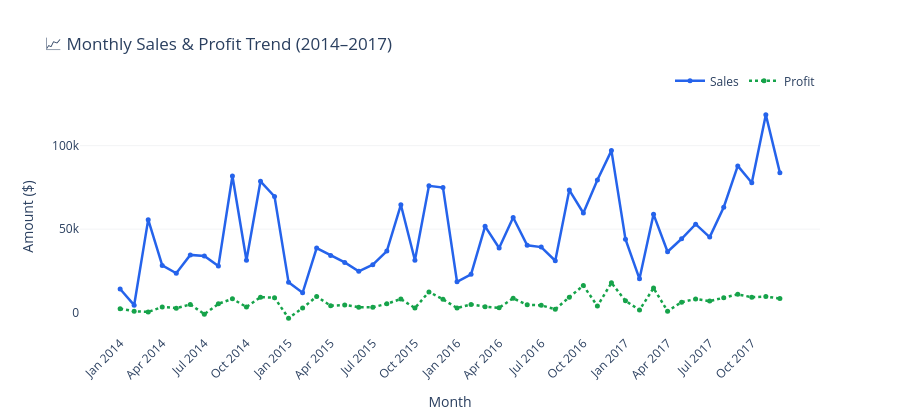

The cell this chart's notebook holds for it:
### Markdown cell above
### 5.1 Sales & Profit Trend Over Time  
**Question:** How did sales and profit evolve from 2014 to 2017?

### Code cell
# ── Monthly trend ─────────────────────────────────────────────────────────────
monthly = (
    df.groupby(['year','month','month_name'])
    .agg(sales=('sales','sum'), profit=('profit','sum'))
    .sort_values(['year','month'])
    .reset_index()
)
monthly['period'] = monthly['month_name'] + ' ' + monthly['year'].astype(str)

fig = go.Figure()

fig.add_trace(go.Scatter(
    x=monthly['period'], y=monthly['sales'],
    name='Sales', mode='lines+markers',
    line=dict(color='#2563EB', width=2.5),
    marker=dict(size=5),
    hovertemplate='<b>%{x}</b><br>Sales: $%{y:,.0f}<extra></extra>'
))

fig.add_trace(go.Scatter(
    x=monthly['period'], y=monthly['profit'],
    name='Profit', mode='lines+markers',
    line=dict(color='#16A34A', width=2.5, dash='dot'),
    marker=dict(size=5),
    hovertemplate='<b>%{x}</b><br>Profit: $%{y:,.0f}<extra></extra>'
))

fig.update_layout(
    title='📈 Monthly Sales & Profit Trend (2014–2017)',
    xaxis_title='Month',
    yaxis_title='Amount ($)',
    xaxis=dict(tickangle=-45, nticks=18),
    hovermode='x unified',
    legend=dict(orientation='h', yanchor='bottom', y=1.02, xanchor='right', x=1),
    height=420,
    plot_bgcolor='white',
    paper_bgcolor='white'
)
fig.update_xaxes(showgrid=False)
fig.update_yaxes(gridcolor='#F3F4F6')

fig.show()
print("\n📌 Notice: Clear upward trend in sales, with strong Q4 spikes each year")

### Figure 1 — Plotly figure (JSON) as saved in the notebook; plotly's stock layout.template omitted (floating-point values rounded to 4 significant figures)
{"data": [{"hovertemplate": "<b>%{x}</b><br>Sales: $%{y:,.0f}<extra></extra>", "line": {"color": "#2563EB", "width": 2.5}, "marker": {"size": 5}, "mode": "lines+markers", "name": "Sales", "type": "scatter", "x": ["Jan 2014", "Feb 2014", "Mar 2014", "Apr 2014", "May 2014", "Jun 2014", "Jul 2014", "Aug 2014", "Sep 2014", "Oct 2014", "Nov 2014", "Dec 2014", "Jan 2015", "Feb 2015", "Mar 2015", "Apr 2015", "May 2015", "Jun 2015", "Jul 2015", "Aug 2015", "Sep 2015", "Oct 2015", "Nov 2015", "Dec 2015", "Jan 2016", "Feb 2016", "Mar 2016", "Apr 2016", "May 2016", "Jun 2016", "Jul 2016", "Aug 2016", "Sep 2016", "Oct 2016", "Nov 2016", "Dec 2016", "Jan 2017", "Feb 2017", "Mar 2017", "Apr 2017", "May 2017", "Jun 2017", "Jul 2017", "Aug 2017", "Sep 2017", "Oct 2017", "Nov 2017", "Dec 2017"], "y": [14240.0, 4520.0, 55690.0, 28300.0, 23650.0, 34600.0, 33950.0, 27910.0, 81780.0, 31450.0, 78630.0, 69550.0, 18170.0, 11950.0, 38730.0, 34200.0, 30130.0, 24800.0, 28770.0, 36900.0, 64600.0, 31400.0, 75970.0, 74920.0, 18540.0, 22980.0, 51720.0, 38750.0, 56990.0, 40340.0, 39260.0, 31120.0, 73410.0, 59690.0, 79410.0, 97000.0, 43970.0, 20300.0, 58870.0, 36520.0, 44260.0, 52980.0, 45260.0, 63120.0, 87870.0, 77780.0, 118400.0, 83830.0]}, {"hovertemplate": "<b>%{x}</b><br>Profit: $%{y:,.0f}<extra></extra>", "line": {"color": "#16A34A", "dash": "dot", "width": 2.5}, "marker": {"size": 5}, "mode": "lines+markers", "name": "Profit", "type": "scatter", "x": ["Jan 2014", "Feb 2014", "Mar 2014", "Apr 2014", "May 2014", "Jun 2014", "Jul 2014", "Aug 2014", "Sep 2014", "Oct 2014", "Nov 2014", "Dec 2014", "Jan 2015", "Feb 2015", "Mar 2015", "Apr 2015", "May 2015", "Jun 2015", "Jul 2015", "Aug 2015", "Sep 2015", "Oct 2015", "Nov 2015", "Dec 2015", "Jan 2016", "Feb 2016", "Mar 2016", "Apr 2016", "May 2016", "Jun 2016", "Jul 2016", "Aug 2016", "Sep 2016", "Oct 2016", "Nov 2016", "Dec 2016", "Jan 2017", "Feb 2017", "Mar 2017", "Apr 2017", "May 2017", "Jun 2017", "Jul 2017", "Aug 2017", "Sep 2017", "Oct 2017", "Nov 2017", "Dec 2017"], "y": [2450.0, 862.3, 498.7, 3489.0, 2739.0, 4977.0, -841.5, 5318.0, 8328.0, 3448.0, 9292.0, 8984.0, -3281.0, 2814.0, 9732.0, 4187.0, 4668.0, 3336.0, 3289.0, 5356.0, 8209.0, 2817.0, 12470.0, 8017.0, 2825.0, 5005.0, 3612.0, 2978.0, 8662.0, 4750.0, 4433.0, 2062.0, 9329.0, 16240.0, 4011.0, 17890.0, 7140.0, 1614.0, 14750.0, 933.3, 6343.0, 8223.0, 6953.0, 9041.0, 10990.0, 9275.0, 9690.0, 8483.0]}], "layout": {"height": 420, "hovermode": "x unified", "legend": {"orientation": "h", "x": 1, "xanchor": "right", "y": 1.02, "yanchor": "bottom"}, "paper_bgcolor": "white", "plot_bgcolor": "white", "title": {"text": "📈 Monthly Sales & Profit Trend (2014–2017)"}, "xaxis": {"nticks": 18, "showgrid": false, "tickangle": -45, "title": {"text": "Month"}}, "yaxis": {"gridcolor": "#F3F4F6", "title": {"text": "Amount ($)"}}}}
